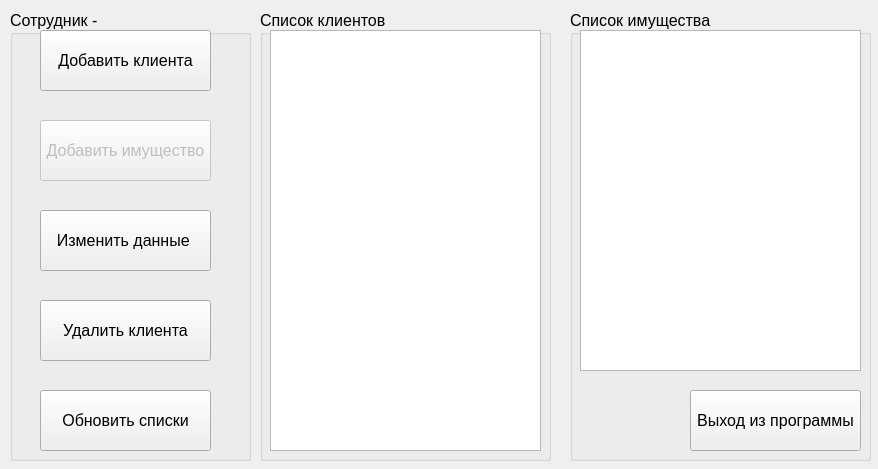
<?xml version="1.0" encoding="UTF-8"?>
<ui version="4.0">
 <class>Main_window</class>
 <widget class="QMainWindow" name="Main_window">
  <property name="geometry">
   <rect>
    <x>0</x>
    <y>0</y>
    <width>878</width>
    <height>469</height>
   </rect>
  </property>
  <property name="windowTitle">
   <string>Рабочее окно сотрудника</string>
  </property>
  <widget class="QWidget" name="centralwidget">
   <widget class="QGroupBox" name="worker_place">
    <property name="geometry">
     <rect>
      <x>10</x>
      <y>10</y>
      <width>241</width>
      <height>451</height>
     </rect>
    </property>
    <property name="font">
     <font>
      <pointsize>12</pointsize>
     </font>
    </property>
    <property name="title">
     <string>Сотрудник - </string>
    </property>
    <widget class="QPushButton" name="Add_item">
     <property name="enabled">
      <bool>false</bool>
     </property>
     <property name="geometry">
      <rect>
       <x>30</x>
       <y>110</y>
       <width>171</width>
       <height>61</height>
      </rect>
     </property>
     <property name="font">
      <font>
       <pointsize>12</pointsize>
      </font>
     </property>
     <property name="text">
      <string>Добавить имущество</string>
     </property>
    </widget>
    <widget class="QPushButton" name="Add_client">
     <property name="enabled">
      <bool>true</bool>
     </property>
     <property name="geometry">
      <rect>
       <x>30</x>
       <y>20</y>
       <width>171</width>
       <height>61</height>
      </rect>
     </property>
     <property name="font">
      <font>
       <pointsize>12</pointsize>
      </font>
     </property>
     <property name="text">
      <string>Добавить клиента</string>
     </property>
    </widget>
    <widget class="QPushButton" name="ref_but">
     <property name="enabled">
      <bool>true</bool>
     </property>
     <property name="geometry">
      <rect>
       <x>30</x>
       <y>380</y>
       <width>171</width>
       <height>61</height>
      </rect>
     </property>
     <property name="font">
      <font>
       <pointsize>12</pointsize>
      </font>
     </property>
     <property name="text">
      <string>Обновить списки</string>
     </property>
    </widget>
    <widget class="QPushButton" name="Dell_client">
     <property name="enabled">
      <bool>true</bool>
     </property>
     <property name="geometry">
      <rect>
       <x>30</x>
       <y>290</y>
       <width>171</width>
       <height>61</height>
      </rect>
     </property>
     <property name="font">
      <font>
       <pointsize>12</pointsize>
      </font>
     </property>
     <property name="text">
      <string>Удалить клиента</string>
     </property>
    </widget>
    <widget class="QPushButton" name="Add_client_2">
     <property name="enabled">
      <bool>true</bool>
     </property>
     <property name="geometry">
      <rect>
       <x>30</x>
       <y>200</y>
       <width>171</width>
       <height>61</height>
      </rect>
     </property>
     <property name="font">
      <font>
       <pointsize>12</pointsize>
      </font>
     </property>
     <property name="text">
      <string>Изменить данные </string>
     </property>
    </widget>
   </widget>
   <widget class="QGroupBox" name="groupBox">
    <property name="geometry">
     <rect>
      <x>260</x>
      <y>10</y>
      <width>291</width>
      <height>451</height>
     </rect>
    </property>
    <property name="font">
     <font>
      <pointsize>12</pointsize>
     </font>
    </property>
    <property name="title">
     <string>Список клиентов</string>
    </property>
    <widget class="QListWidget" name="listWidget">
     <property name="geometry">
      <rect>
       <x>10</x>
       <y>20</y>
       <width>271</width>
       <height>421</height>
      </rect>
     </property>
    </widget>
   </widget>
   <widget class="QGroupBox" name="groupBox_2">
    <property name="geometry">
     <rect>
      <x>570</x>
      <y>10</y>
      <width>301</width>
      <height>451</height>
     </rect>
    </property>
    <property name="font">
     <font>
      <pointsize>12</pointsize>
     </font>
    </property>
    <property name="title">
     <string>Cписок имущества</string>
    </property>
    <widget class="QListWidget" name="listWidget_2">
     <property name="geometry">
      <rect>
       <x>10</x>
       <y>20</y>
       <width>281</width>
       <height>341</height>
      </rect>
     </property>
    </widget>
    <widget class="QPushButton" name="Exit_button">
     <property name="enabled">
      <bool>true</bool>
     </property>
     <property name="geometry">
      <rect>
       <x>120</x>
       <y>380</y>
       <width>171</width>
       <height>61</height>
      </rect>
     </property>
     <property name="font">
      <font>
       <pointsize>12</pointsize>
      </font>
     </property>
     <property name="text">
      <string>Выход из программы</string>
     </property>
    </widget>
   </widget>
  </widget>
 </widget>
 <resources/>
 <connections/>
</ui>
